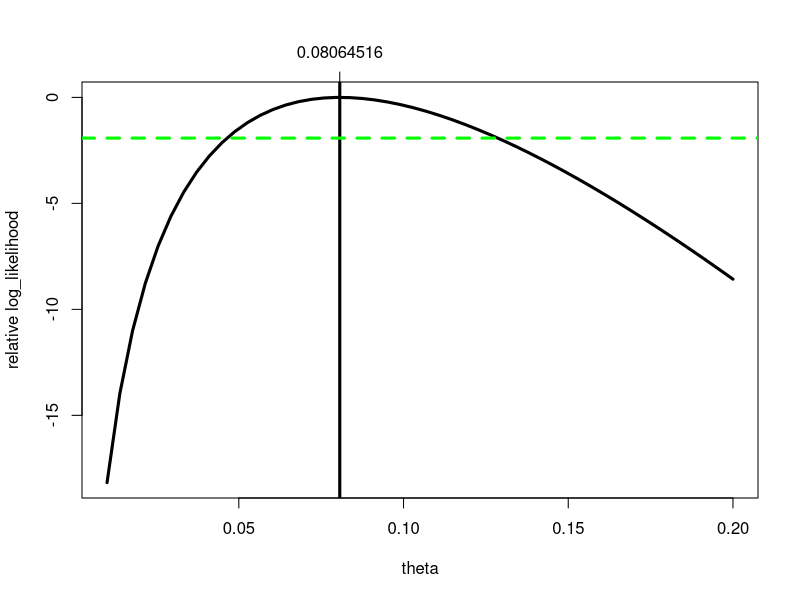

Reproduce this figure in R.
#week 7 notes

#EXPONENTIAL
#EXTENSION from WEEK 6

#values for x-axis, may require experimentation
theta <- seq(0.01,.2,length=50)

#data
hittime <- c(1,5,15,2,3,45,13,3,3,16,23,42,4,7,4)

#n
number <- length(hittime)

#MAXIMUM LIKELHOOD ESTIMATOR
thetahate <- 1/mean(hittime)

#Log likelihood
loglike <- number*log(theta)-theta*sum(hittime)

##relative log-like
relativeloglike <- number*log(theta)-theta*sum(hittime)-(number*log(thetahate)-thetahate*sum(hittime))

plot(theta,relativeloglike, type = 'l', lwd=3, ylab="relative log_likelihood")
abline(v=thetahate, lwd=3)
axis(3,at=c(thetahate))

#plot Wilks confidence interval
# abline(h=log(.5), lwd=3, col="green", lty=2)

#95% confidence interval from chi-square table (ALSO KNOWN AS WILKS INTERVAL):
#3.8415/-2
abline(h=-1.92, lwd=3, col="green", lty=2)

#FIND MIN MAX
min(theta[(relativeloglike>=-1.92)])
max(theta[(relativeloglike>=-1.92)])


###########################
#WALD INTERVAL

#MLE
thetahate

#variance: 1/(n/MLE^2) = SECOND DERIVATIVE OF EXPONENTIAL DIST
1/(length(hittime)/(thetahate^2))

#Standard error
sqrt(1/(length(hittime)/(thetahate^2)))

#Confidence interval

thetahate+(1.96*sqrt(1/(length(hittime)/(thetahate^2))))
thetahate-(1.96*sqrt(1/(length(hittime)/(thetahate^2))))
